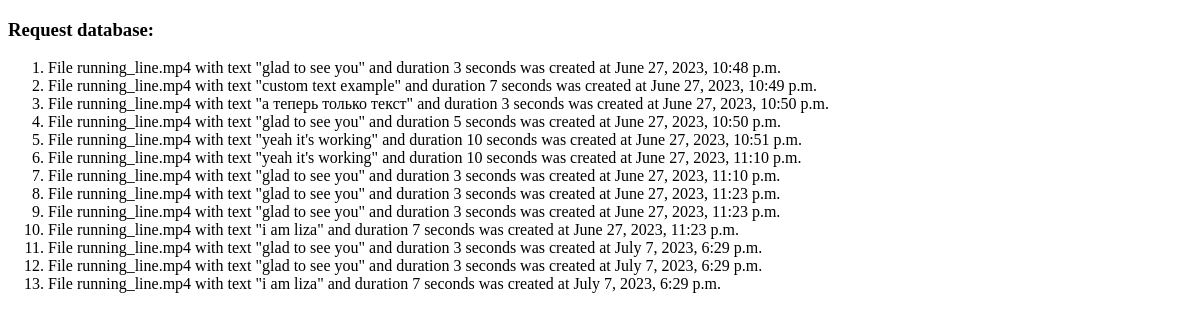
/index-page/show-database/, run on an earlier commit of the app's database.
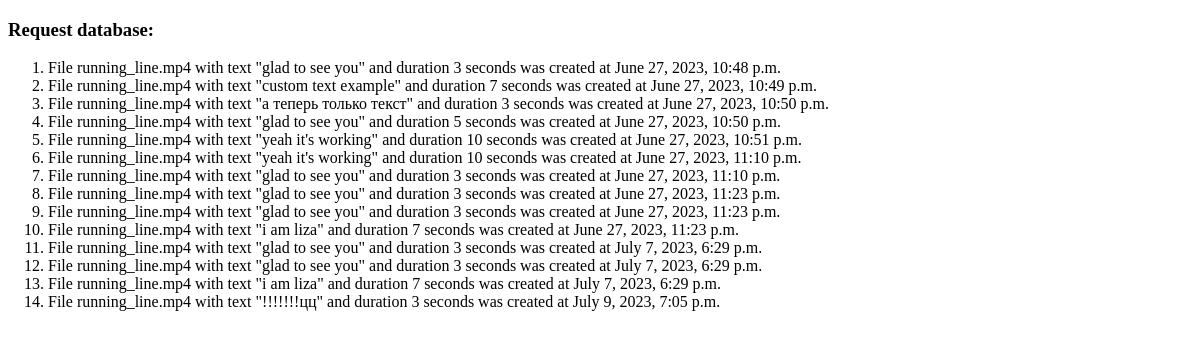
And on a later commit of the database.
### create_video/models.py (models this page shows)
class VideoRequests(models.Model):
    text_in_video = models.TextField(null=False, blank=False)
    custom_text = models.BooleanField()
    video_duration = models.PositiveIntegerField(null=False, blank=False)
    custom_duration = models.BooleanField()
    creation_time = models.DateTimeField(auto_now_add=True)
    video_filename = models.TextField(null=False, blank=False)

### create_video/views.py (the view)
# urls.py: path('show-database/', show_database, name='show_database'),
def show_database(request: HttpRequest):
    context = {
        'video_creation_requests': VideoRequests.objects.all(),
    }
    return render(request, 'create_video/show-database.html', context=context)

### create_video/templates/create_video/show-database.html (shortened to what this page needs)
{% extends 'create_video/base.html' %}
{% block body %}
    <h3>Request database:</h3>
    <ol>
        {% for req in video_creation_requests %}
            <li>
                <span>
                    File {{ req.video_filename }}
                    with text "{{ req.text_in_video }}"
                    and duration {{ req.video_duration }} seconds
                    was created at {{ req.creation_time }}
                </span>
            </li>
        {% endfor %}
    </ol>
{% endblock %}

What changed in the data, as far as the page shows it:
added VideoRequests: video_filename "running_line.mp4", text_in_video "!!!!!!!цц", video_duration "3", creation_time "July 9, 2023, 7:05 p.m."
